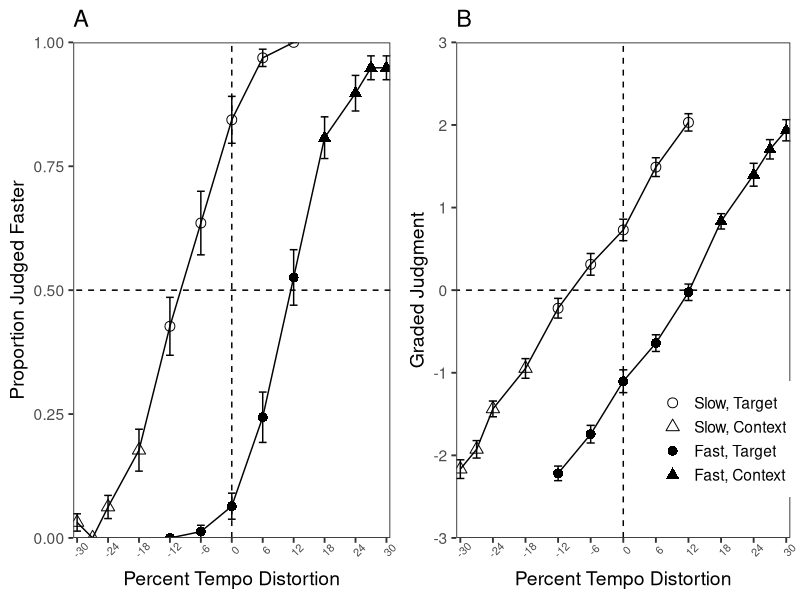

Write R code to recreate this figure.
#==== Experiment 2: Perceptual Judgment Task ====

library(readxl)
library(lme4)
library(car)
library(emmeans)
library(ggplot2)
library(gridExtra)

#==== Analyzing binary judgments ====

jdata <- read.table('Exp2_binaryjudge.csv', sep=',', header=T)

jdat <- subset(jdata, Distort %in% c(-12, -6, 0, 6, 12))
jdat$Subject <- factor(jdat$Subject)

#Participants 17 and 53 rated all targets as faster than original
jdat_all_1s <- aggregate(faster ~ Subject, data=jdat, FUN=prod)

#Participants 8 and 23 rated all targets as slower than original
jdat$slower <- 1-jdat$faster
jdat_all_0s <- aggregate(slower ~ Subject, data=jdat, FUN=prod)

jdat$cannot_fit <- numeric(nrow(jdat))
jdat$cannot_fit[jdat$Subject %in% c(17,53,8,23)] <- 1

#Fit logistic model to each individual's data to estimate PSEs
jdat$PSE <- 500
for(i in as.numeric(levels(jdat$Subject))){
  dat <- subset(jdat, Subject==i)
  if(dat$cannot_fit[1]==0){
    fit.glm <- glm(faster ~ Distort, family=binomial, data=dat)
    jdat$PSE[jdat$Subject==i] <- -coef(fit.glm)[1]/coef(fit.glm)[2]  #PSE is -b0/b1
  }
}

#Make sure all PSEs fall within [-12,12]
jdat$PSE[jdat$Subject==17 | jdat$Subject==53] <- -12.00
jdat$PSE[jdat$Subject==8 | jdat$Subject==23] <- 12.00
jdat$PSE[jdat$PSE > 12.00] <- 12.00
jdat$PSE[jdat$PSE < -12.00] <- -12.00

#One row per individual
jdat1 <- aggregate(PSE ~ Context*Order*GMSI_AE_Z*GMSI_PA_Z*GMSI_MT_Z*GMSI_SA_Z*GMSI_E_Z*GMSI_Gen_Z*Subject, 
                   data=jdat, FUN=mean)
jdat1$Context <- factor(jdat1$Context)
jdat1$Order <- factor(jdat1$Order)
contrasts(jdat1$Context) <- 'contr.sum'; contrasts(jdat1$Order) <- 'contr.sum'

### Regression model for PSEs 
mod.PSE <- lm(PSE ~ Context*(GMSI_Gen_Z + Order), data=jdat1)
summary(mod.PSE)

emmeans(mod.PSE, "Context", at=list(GMSI_Gen_Z=0))

cor.test(jdat1$GMSI_Gen_Z, abs(jdat1$PSE))

#==== Analyzing graded judgments ====

jdata2 <- read.table('Exp2_AllJudge.csv', sep=',', header=T)

jdat2 <- subset(jdata2, Distort %in% c(-12,-6,0,6,12))

jdat2$Context <- factor(jdat2$Context)
jdat2$Order <- factor(jdat2$Order)

### Linear mixed effects model for graded judgments
mod_full <- lmer(GradedJudge ~ Context*(GMSI_Gen_Z + Order*Distort) + (1|Subject), 
                 data=jdat2)
summary(mod_full)
Anova(mod_full, type=3, test='Chisq')

### Null (intercepts-only) model
mod0 <- lmer(GradedJudge ~ 1 + (1|Subject), 
             data=jdat2)
anova(mod0, mod_full)

### Refit the model with each participant's ratings on a common scale 
jdat2$Graded_rescaled <- jdat2$GradedJudge/ave(jdat2$GradedJudge, jdat2$Subject, FUN=sd)
mod_full1 <- lmer(Graded_rescaled ~ Context*(GMSI_Gen_Z + Order*Distort) + (1|Subject), 
                  data=jdat2)
summary(mod_full1)
Anova(mod_full1, type=3, test='Chisq')


#==== Plotting graded and binary judgments ====

dat1 <- aggregate(faster ~ Distort*Context*Subject, data=jdata, FUN=mean)
dat1_1 <- aggregate(faster ~ Distort*Context, data=dat1, FUN=mean)

dat1_1_se <- aggregate(faster ~ Distort*Context, data=dat1, 
                       FUN=function(x) sd(x)/sqrt(length(x)))
dat1_1$UL <- dat1_1$faster + dat1_1_se$faster
dat1_1$LL <- dat1_1$faster - dat1_1_se$faster

dat1_1$Context <- factor(dat1_1$Context, levels=c('slow','fast'), 
                         labels=c('Slow','Fast'))

dat1_1$Type <- factor(ifelse(dat1_1$Distort %in% c(-12,-6,0,6,12), 'Target', 'Contextual'))

dat1_1$Ctxt_Type <- character(nrow(dat1_1))
dat1_1$Ctxt_Type[dat1_1$Context=='Fast' & 
                   dat1_1$Type=='Contextual'] <- 'Fast, Context'
dat1_1$Ctxt_Type[dat1_1$Context=='Fast' & 
                   dat1_1$Type=='Target'] <- 'Fast, Target'
dat1_1$Ctxt_Type[dat1_1$Context=='Slow' & 
                   dat1_1$Type=='Contextual'] <- 'Slow, Context'
dat1_1$Ctxt_Type[dat1_1$Context=='Slow' & 
                   dat1_1$Type=='Target'] <- 'Slow, Target'
dat1_1$Ctxt_Type <- factor(dat1_1$Ctxt_Type,
                           levels=c('Slow, Target','Slow, Context',
                                    'Fast, Target','Fast, Context'))

dat2 <- aggregate(GradedJudge ~ Distort*Context*Subject, data=jdata2, FUN=mean)

dat2_1 <- aggregate(GradedJudge ~ Distort*Context, data=dat2, FUN=mean)
dat2_1_se <- aggregate(GradedJudge ~ Distort*Context, data=dat2, 
                       FUN=function(x) sd(x)/sqrt(length(x)))
dat2_1$UL <- dat2_1$GradedJudge + dat2_1_se$GradedJudge
dat2_1$LL <- dat2_1$GradedJudge - dat2_1_se$GradedJudge

names(dat1_1)[3] <- 'jdgmt'
names(dat2_1)[3] <- 'jdgmt'

dat2_1$Context <- factor(dat2_1$Context, levels=c('slow','fast'), 
                         labels=c('Slow','Fast'))

dat2_1$Type <- factor(ifelse(dat2_1$Distort %in% c(-12,-6,0,6,12), 'Target', 'Contextual'))

dat2_1$Ctxt_Type <- character(nrow(dat2_1))
dat2_1$Ctxt_Type[dat2_1$Context=='Fast' & 
                   dat2_1$Type=='Contextual'] <- 'Fast, Context'
dat2_1$Ctxt_Type[dat2_1$Context=='Fast' & 
                   dat2_1$Type=='Target'] <- 'Fast, Target'
dat2_1$Ctxt_Type[dat2_1$Context=='Slow' & 
                   dat2_1$Type=='Contextual'] <- 'Slow, Context'
dat2_1$Ctxt_Type[dat2_1$Context=='Slow' & 
                   dat2_1$Type=='Target'] <- 'Slow, Target'
dat2_1$Ctxt_Type <- factor(dat2_1$Ctxt_Type,
                           levels=c('Slow, Target','Slow, Context',
                                    'Fast, Target','Fast, Context'))

dat1_1$jdg_type <- 'Binary Judgments'
dat2_1$jdg_type <- 'Graded Judgments'

dat3 <- rbind(dat1_1, dat2_1)
dat3$jdg_type <- factor(dat3$jdg_type)

p1 <- ggplot(data=subset(dat3, jdg_type=='Binary Judgments'), 
             aes(x=Distort, y=jdgmt, group=Context)) +
  geom_point(aes(x=Distort, y=jdgmt, shape=Ctxt_Type), col='black', cex=3) +
  geom_errorbar(aes(x=Distort, ymin=LL, ymax=UL), width=1.5) +
  geom_line(aes(x=Distort, y=jdgmt)) +
  theme_bw(base_size = 14) +
  theme(panel.grid=element_blank(), legend.title = element_blank(),
        axis.text.x = element_text(angle=45, size=8),
        legend.position='none') +
  geom_abline(aes(slope=0, intercept=.50), lty=2) +
  geom_vline(aes(xintercept=0), lty=2) +
  scale_x_continuous(breaks=c(-30,-24,-18,-12,-6,0,6,12,18,24,30), expand=c(0,0)) +
  scale_y_continuous(expand=c(0,0)) +
  ylab('Proportion Judged Faster') +
  xlab('Percent Tempo Distortion') +
  scale_shape_manual(values=c(1,2,16,17)) +
  ggtitle('A')

p2 <- ggplot(data=subset(dat3, jdg_type=='Graded Judgments'), 
             aes(x=Distort, y=jdgmt, group=Context)) +
  geom_point(aes(x=Distort, y=jdgmt, shape=Ctxt_Type), col='black', cex=3) +
  geom_errorbar(aes(x=Distort, ymin=LL, ymax=UL), width=1.5) +
  geom_line(aes(x=Distort, y=jdgmt)) +
  theme_bw(base_size = 14) +
  theme(panel.grid=element_blank(), legend.title = element_blank(),
        strip.background = element_blank(), axis.text.x = element_text(angle=45, size=8),
        legend.position=c(.8,.2)) +
  geom_abline(aes(slope=0, intercept=0), lty=2) +
  geom_vline(aes(xintercept=0), lty=2) +
  scale_x_continuous(breaks=c(-30,-24,-18,-12,-6,0,6,12,18,24,30), expand=c(0,0)) +
  scale_y_continuous(expand=c(0,0), limits=c(-3,3)) +
  ylab('Graded Judgment') +
  xlab('Percent Tempo Distortion') +
  scale_shape_manual(values=c(1,2,16,17)) +
  ggtitle('B')

grid.arrange(p1, p2, nrow=1, ncol=2)
